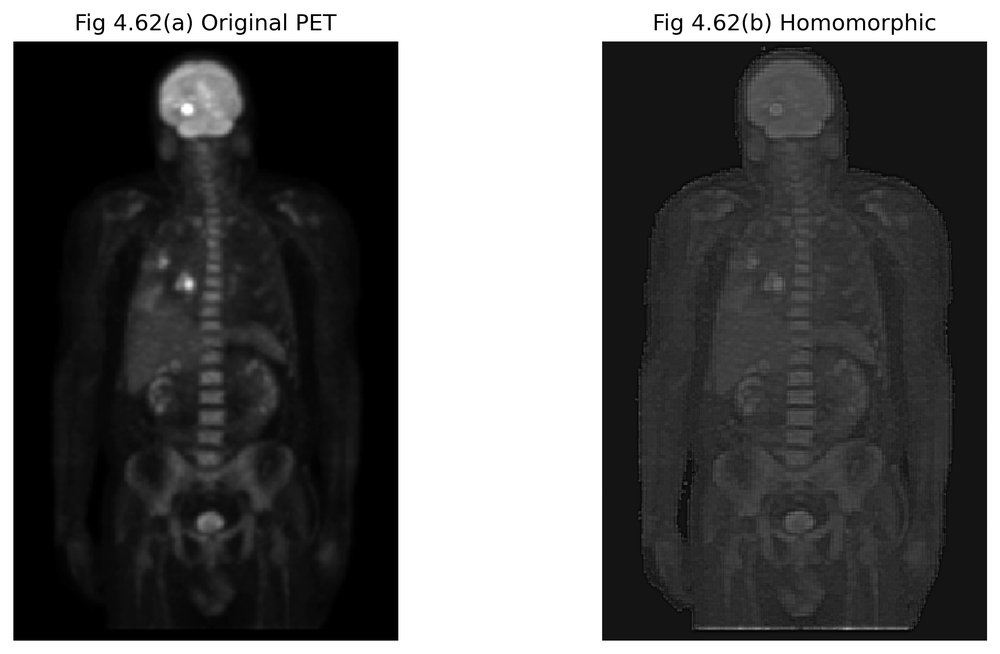
#> input picture results/chapter4/homomorphic_filtering.png, 1000 x 654 px, shrunk from 2242 x 1466 before the run
$ python homomorphic_filtering.py --input ../../results/chapter4/homomorphic_filtering.png
#> lines starting #> are read from the running program, lines starting #| are printed output that depends on the picture
### src/common.py
"""
Shared I/O and visualization helpers for the image-processing examples.
"""

from __future__ import annotations

from pathlib import Path

import cv2
import matplotlib.pyplot as plt
import numpy as np


PROJECT_ROOT = Path(__file__).resolve().parents[1]


def load_grayscale(path):
    """Load an image as 8-bit grayscale."""

    path = Path(path)

    if not path.exists():
        raise FileNotFoundError(f"Input image not found: {path}")

    image = cv2.imread(
        str(path),
        cv2.IMREAD_GRAYSCALE,
    )
#> image is the input picture: shape (654, 1000); min 0, max 255, mean 94.8

    if image is None:
        raise ValueError(
            f"OpenCV could not read the input image: {path}"
        )

    return image


def normalize_to_uint8(image):
    """Normalize a numeric image to the full uint8 range."""

    image = np.asarray(image)

    if image.size == 0:
        raise ValueError("Cannot normalize an empty image.")

    if not np.all(np.isfinite(image)):
        raise ValueError(
            "Processed image contains NaN or infinite values."
        )

    normalized = cv2.normalize(
        image.astype(np.float32),
        None,
        0,
        255,
        cv2.NORM_MINMAX,
    )

    return normalized.astype(np.uint8)


def default_output_path(chapter, filename):
    """Return the default generated-output path."""

    return PROJECT_ROOT / "outputs" / chapter / filename


def save_comparison(
    original,
    processed,
    output_path,
    processed_title,
    original_title="Input",
):
    """Save a side-by-side grayscale comparison figure."""

    output_path = Path(output_path)
    output_path.parent.mkdir(
        parents=True,
        exist_ok=True,
    )

    figure = plt.figure(
        figsize=(10, 5)
    )

    axis_original = figure.add_subplot(
        1, 2, 1
    )
    axis_original.imshow(
        original,
        cmap="gray",
        vmin=0,
        vmax=255,
    )
    axis_original.set_title(
        original_title
    )
    axis_original.axis("off")

    axis_processed = figure.add_subplot(
        1, 2, 2
    )
    axis_processed.imshow(
        processed,
        cmap="gray",
        vmin=0,
        vmax=255,
    )
    axis_processed.set_title(
        processed_title
    )
    axis_processed.axis("off")

    figure.tight_layout()
    figure.savefig(
        output_path,
        dpi=200,
        bbox_inches="tight",
    )
    plt.close(figure)

    return output_path

### src/chapter4_frequency_processing/homomorphic_filtering.py
from __future__ import annotations

import argparse
import sys
from pathlib import Path

import cv2
import numpy as np

PROJECT_ROOT = Path(__file__).resolve().parents[2]
if str(PROJECT_ROOT) not in sys.path:
    sys.path.insert(0, str(PROJECT_ROOT))

from src.common import (
    default_output_path,
    load_grayscale,
    normalize_to_uint8,
    save_comparison,
)


def homomorphic_filter(
    image,
    gamma_low=0.25,
    gamma_high=2.0,
    c=1.0,
    cutoff=80.0,
):
#> called with gamma_low = 0.25, gamma_high = 2, c = 1, cutoff = 80
    gamma_low = float(gamma_low)
    gamma_high = float(gamma_high)
    c = float(c)
    cutoff = float(cutoff)

    if gamma_low <= 0 or gamma_high <= 0:
        raise ValueError("Gamma values must be positive.")

    if gamma_high <= gamma_low:
        raise ValueError(
            "gamma_high must be greater than gamma_low."
        )

    if c <= 0 or cutoff <= 0:
        raise ValueError(
            "c and cutoff must be greater than zero."
        )

    image_float = image.astype(np.float32)
    log_image = np.log1p(image_float)
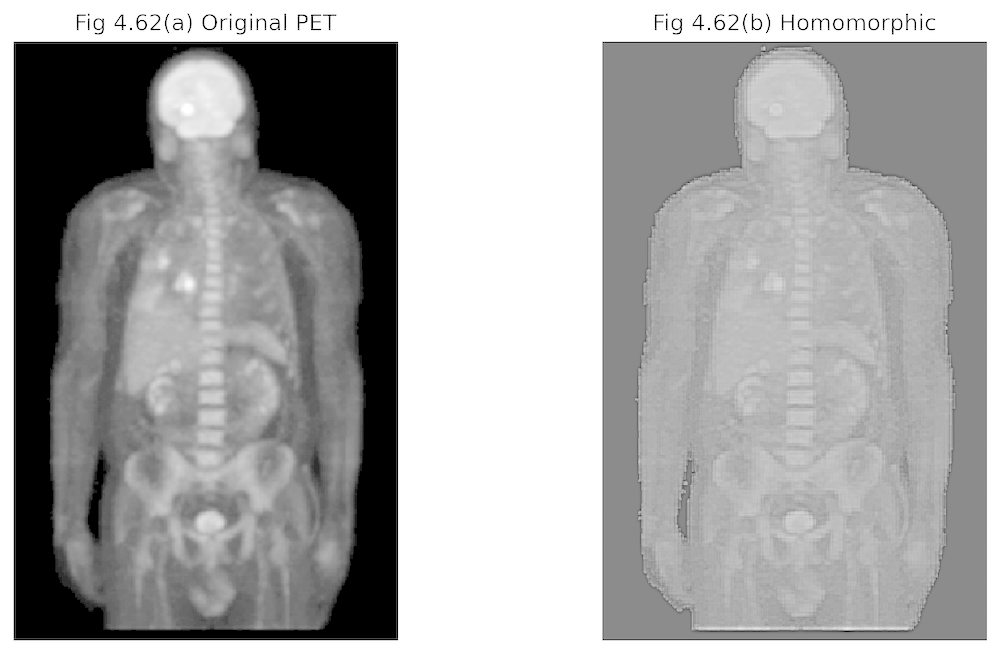
#> log_image: shape (654, 1000) float32; min 0, max 5.55, mean 3.6; drawn with min black and max white

    rows, cols = image.shape
#> rows = 654; cols = 1000
    center_row = rows // 2
#> center_row = 327
    center_col = cols // 2
#> center_col = 500

    u = np.arange(rows)
#> u = 654 values from 0 to 653
    v = np.arange(cols)
#> v = 1000 values from 0 to 999
    V, U = np.meshgrid(v, u)

    distance_squared = (
        (U - center_row) ** 2
        + (V - center_col) ** 2
    )

    transfer = (
        (gamma_high - gamma_low)
        * (
            1.0
            - np.exp(
                -c
                * distance_squared
                / (cutoff**2)
            )
        )
        + gamma_low
    )

    spectrum = np.fft.fftshift(
        np.fft.fft2(log_image)
    )
    filtered = spectrum * transfer

    result = np.real(
        np.fft.ifft2(
            np.fft.ifftshift(filtered)
        )
    )
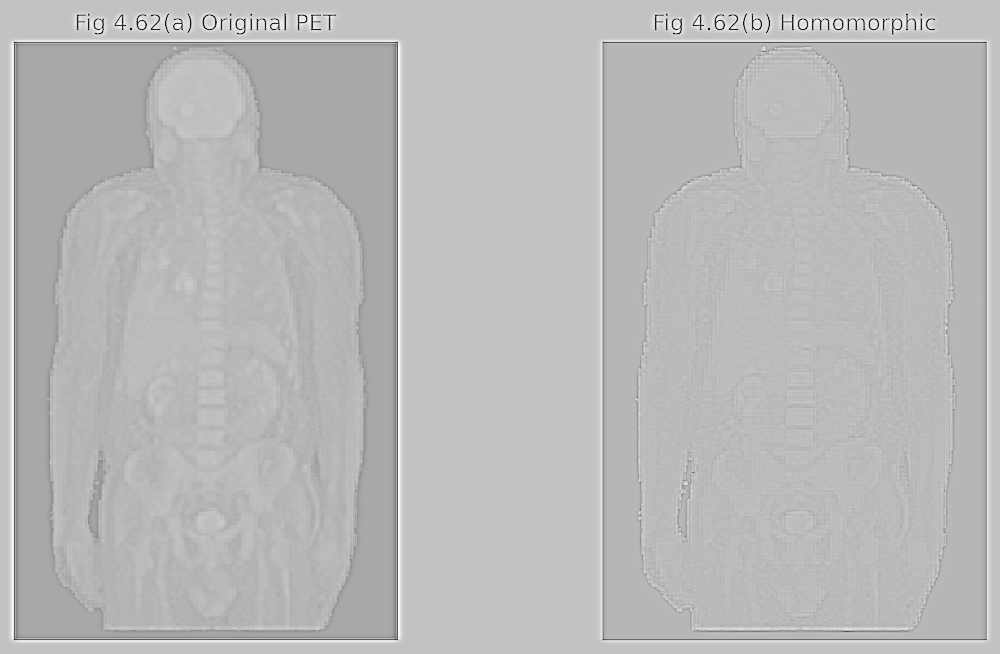
#> result: shape (654, 1000) float64; min -9, max 4.62, mean 0.9; drawn with min black and max white
    result = np.expm1(result)
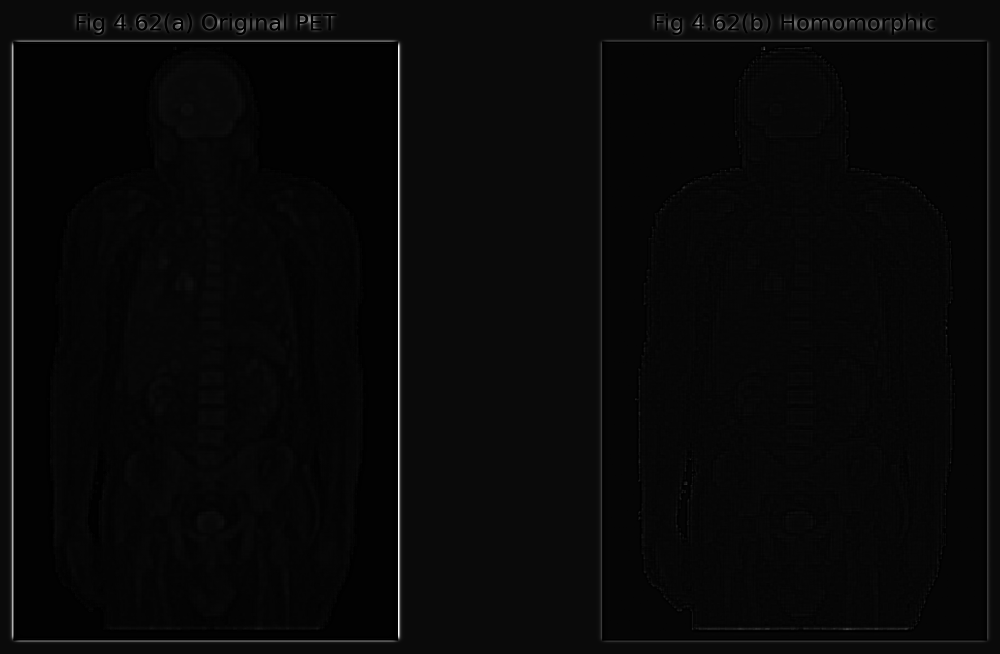
#> result: shape (654, 1000) float64; min -1, max 100.1, mean 2.3; drawn with min black and max white

    return normalize_to_uint8(result)


def main():
    parser = argparse.ArgumentParser(
        description="Apply homomorphic filtering."
    )
    parser.add_argument("--input", required=True)
    parser.add_argument("--gamma-low", type=float, default=0.25)
    parser.add_argument("--gamma-high", type=float, default=2.0)
    parser.add_argument("--c", type=float, default=1.0)
    parser.add_argument("--cutoff", type=float, default=80.0)
    parser.add_argument(
        "--output",
        default=str(
            default_output_path(
                "chapter4",
                "homomorphic_filtering.png",
            )
        ),
    )
    args = parser.parse_args()

    image = load_grayscale(args.input)
    result = homomorphic_filter(
        image,
        gamma_low=args.gamma_low,
        gamma_high=args.gamma_high,
        c=args.c,
        cutoff=args.cutoff,
    )

    output = save_comparison(
        image,
        result,
        args.output,
        "Homomorphic Filtering",
    )
#> in save_comparison, `figure.savefig( output_path, dpi=200, bbox_inches="tight", )`:
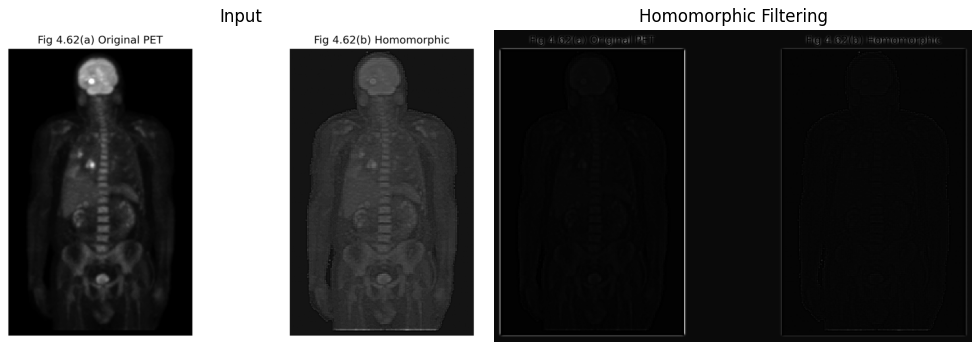
#> figure drawn by matplotlib, 2 panels
    print(f"Saved: {output}")
#| Saved: outputs/chapter4/homomorphic_filtering.png


if __name__ == "__main__":
    main()

$ run again, with results/chapter4/fourier_spectrum.png copied over results/chapter4/homomorphic_filtering.png
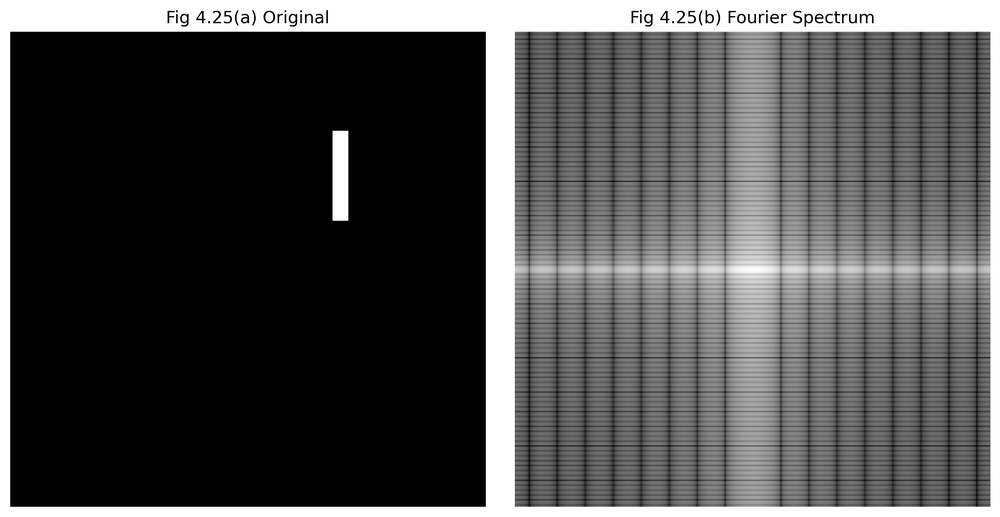
#> input picture results/chapter4/fourier_spectrum.png, 1000 x 517 px, shrunk from 2929 x 1515 before the run
#> in load_grayscale, image is the input picture: shape (517, 1000); min 0, max 255, mean 79.6
#> in homomorphic_filter, `result = np.expm1(result)`:
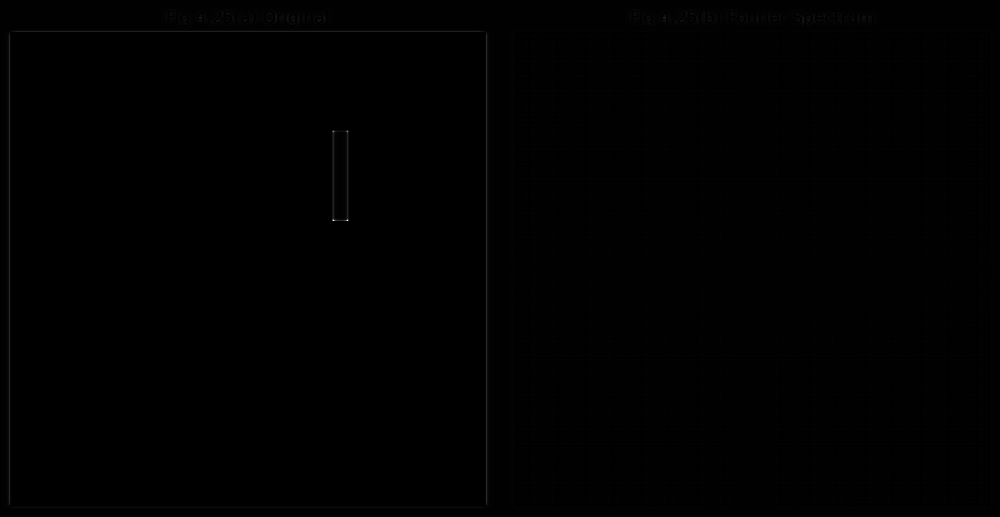
#> result: shape (517, 1000) float64; min -1, max 532.9, mean 1.9; drawn with min black and max white
#> in save_comparison, `figure.savefig( output_path, dpi=200, bbox_inches="tight", )`:
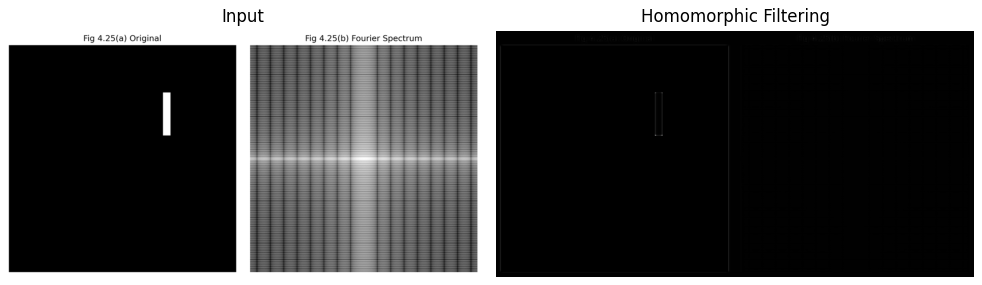
#> figure drawn by matplotlib, 2 panels
#| Saved: outputs/chapter4/homomorphic_filtering.png
